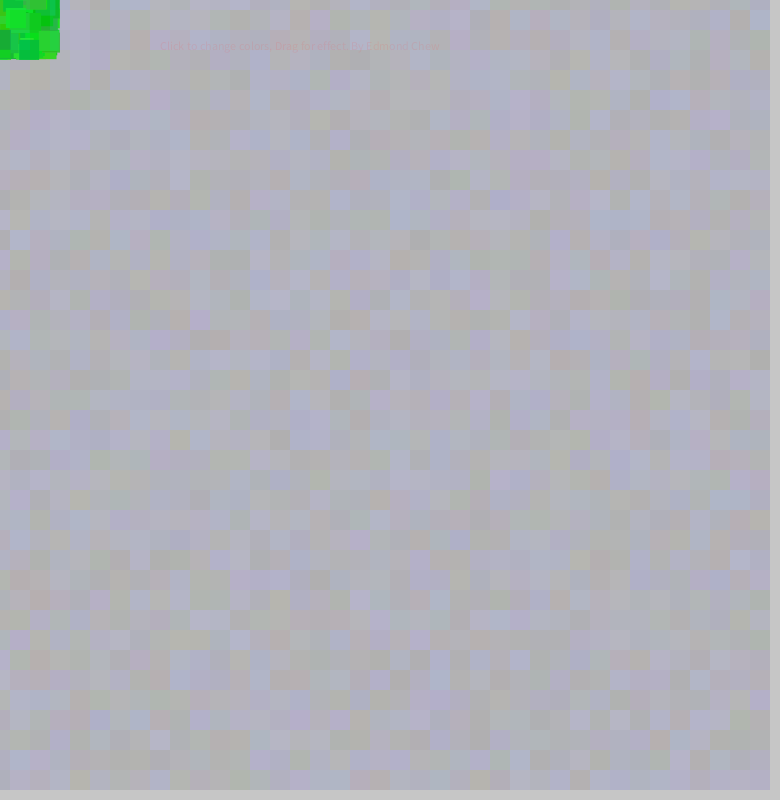
Frame 1 (no input)
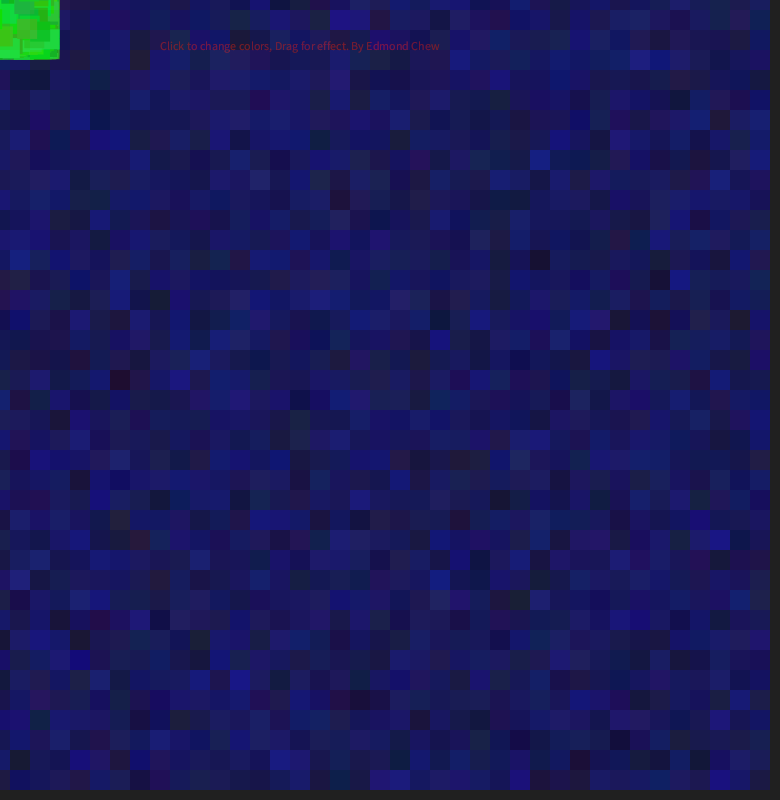
Frame 60 (the mouse pressed at the canvas centre just before this capture)
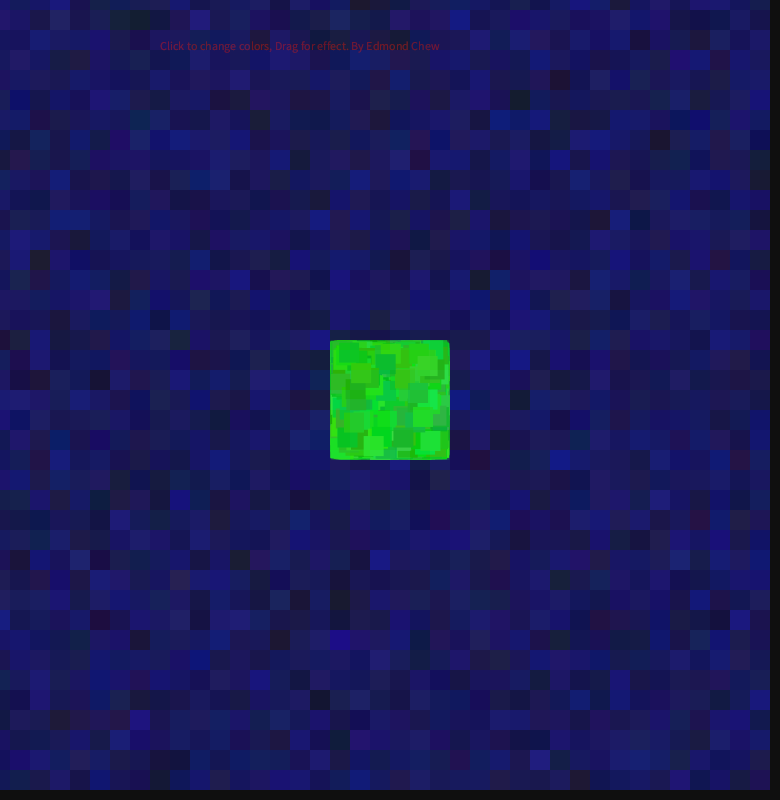
Frame 120 (the mouse held since frame 60 and released just before this capture)

The Processing sketch that drew these frames (run headless with seeded random() and noise(); from frame 60 on, the mouse is pressed at the canvas centre):

// Processing sketch: processing_40315
// ── processing_40315.pde

float r, b, g, gl, bl, rl;
int blocksize, w;



void mouseDragged()
{
  stroke(rl, bl, gl);
  strokeWeight(10);
  line(0, 0, mouseX-50, mouseY-50); 

  line(0, height, mouseX-50, mouseY+50); 

  line(width, 0, mouseX+50, mouseY-50); 

  line(width, height, mouseX+50, mouseY+50);
  if (gl>255 && bl>255 && rl>255 )
  {
    gl=gl-220;
    rl=rl-210;
    bl=bl-200;
  }
  else
  {
    gl=gl+30;
    rl=rl+20;
    bl=bl+10;
  }
} 

void setup()
{
  size(780, 800);
  noStroke();
  blocksize = 20;
  r=60;
  g=255;
  b=60;
  w=0;
}

void draw()
{
  noStroke();
  fill(0, 8);
  rectMode(CORNER);
  rect(0, 0, width, height);
  for (int i=0; i<1000; i++) 
  {
    rectMode(CENTER);
    fill(random(r-60, r), random(g-60, g), random(b-60, b));
    rect(mouseX+random(-50, 50), mouseY+random(-50, 50), 20, 20);
  }
  for (int y=0; y<height; y+=blocksize) 
  {
    for (int x=0; x<width; x+=blocksize) 
    {
      fill(random(0, 64), random(64), random(223), 30);
      rect(x, y, blocksize, blocksize);
    }
  }
  fill(random(160, 255), random(64), random(64), 30);
  text("Click to change colors, Drag for effect. By Edmond Chew", 160, 50);
}

void mouseClicked()
{
  if (g>r && g>b)
  {
    g=g-195;
    r=r+195 ;
  }
  else if (r>g && r>b)
  {
    r=r-195;
    b=b+195 ;
  }
  else if (b>r && b>g)
  {
    b=b-195;
    g=g+195 ;
  }
}
